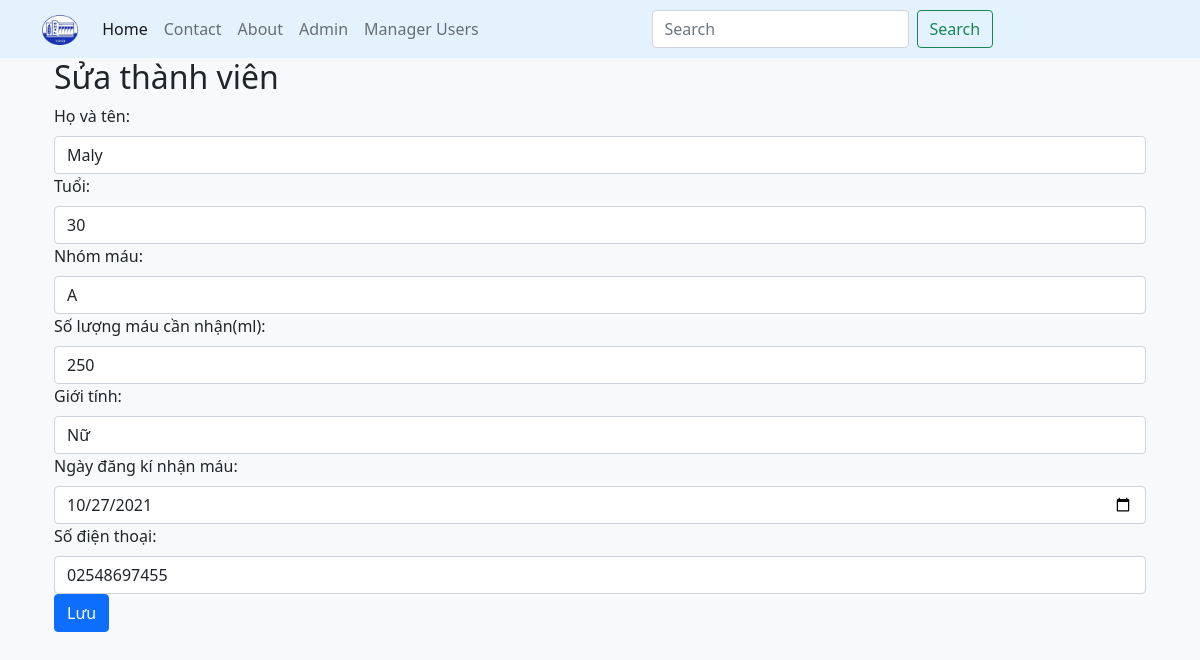
The page /src/edit.php?id=6 on the database its author committed.
### tables this page shows
CREATE TABLE `blood_recipient` (
  `reci_id` int(11) NOT NULL,
  `reci_name` varchar(50) DEFAULT NULL,
  `reci_age` int(11) DEFAULT NULL,
  `reci_bgrp` char(10) DEFAULT NULL,
  `reci_bqnty` int(11) DEFAULT NULL,
  `reci_sex` varchar(10) DEFAULT NULL,
  `reci_reg_date` date DEFAULT NULL,
  `reci_phno` char(11) DEFAULT NULL
);

### src/edit.php (the view, shortened to what this page needs)
<?php
require("./config/db.php");
?>
<!DOCTYPE html>
<html lang="en">
<head>
    <link href="https://cdn.jsdelivr.net/npm/bootstrap@5.0.2/dist/css/bootstrap.min.css" rel="stylesheet">
    <link rel="stylesheet" href="https://cdnjs.cloudflare.com/ajax/libs/font-awesome/5.15.4/css/all.min.css">
    <link rel="stylesheet" href="css/index.css">
</head>
<body class="bg-light">
    <div class="header">
        <nav class="navbar navbar-expand-lg navbar-light " style="background-color: #e3f2fd;">
            <div class="container">
                <a class="navbar-brand" href="index.php">
                    <img src="images/logo.png" height="30px" alt="">
                </a>
                <div class="collapse navbar-collapse" id="navbarSupportedContent">
                    <ul class="navbar-nav me-auto mb-2 mb-lg-0">
                        <li class="nav-item">
                            <a class="nav-link active" aria-current="page" href="index.php">Home</a>
                        </li>
                        <li class="nav-item">
                            <a class="nav-link" href="#">Contact</a>
                        </li>
                        <li class="nav-item">
                            <a class="nav-link" href="#">About</a>
                        </li>
                        <li class="nav-item">
                            <a class="nav-link" href="admin.php">Admin</a>
                        </li>
                        <li class="nav-item">
                            <a class="nav-link" href="manager.php">Manager Users</a>
                        </li>
                    </ul>
                    <form class="d-flex me-auto">
                        <input class="form-control me-2" type="search" placeholder="Search" aria-label="Search">
                        <button class="btn btn-outline-success" type="submit">Search</button>
                    </form>
                </div>
            </div>
        </nav>
    </div>
    <main class="container">
        <?php
        $reci_id = $_GET['id'];
        $query = mysqli_query($conn, "select * from `blood_recipient` where reci_id='$reci_id'");
        $row = mysqli_fetch_assoc($query);
        ?>
        <div class="container-fluid !direction !spacing">
            <form method="POST" class="form">
                <h2>Sửa thành viên</h2>
                    <label for="formGroupExampleInput" class="form-label">Họ và tên: </label>
                    <input type="text" class="form-control" id="formGroupExampleInput" value="<?php echo $row['reci_name']; ?>" name="name">
                    <label for="formGroupExampleInput" class="form-label">Tuổi: </label>
                    <input type="int" class="form-control" id="formGroupExampleInput" value="<?php echo $row['reci_age']; ?>" name="age">
                    <label for="formGroupExampleInput" class="form-label">Nhóm máu: </label>
                    <input type="text" class="form-control" id="formGroupExampleInput" value="<?php echo $row['reci_bgrp']; ?>" name="bloodGr">
                    <label for="formGroupExampleInput" class="form-label">Số lượng máu cần nhận(ml): </label>
                    <input type="int" class="form-control" id="formGroupExampleInput" value="<?php echo $row['reci_bqnty']; ?>" name="bloodQnty">
                    <label for="formGroupExampleInput" class="form-label">Giới tính: </label>
                    <input type="text" class="form-control" id="formGroupExampleInput" value="<?php echo $row['reci_sex']; ?>" name="gender">
                    <label for="formGroupExampleInput" class="form-label">Ngày đăng kí nhận máu: </label>
                    <input type="date" class="form-control" id="formGroupExampleInput" value="<?php echo $row['reci_reg_date']; ?>" name="date">
                    <label for="formGroupExampleInput" class="form-label">Số điện thoại: </label>
                    <input type="text" class="form-control" id="formGroupExampleInput" value="<?php echo $row['reci_phno']; ?>" name="phone">
                    <input class="btn btn-primary" type="submit" value="Lưu" name="update">
            </form>
        </div>
    </main>
</body>
</html>

### src/css/index.css (style rules this page uses)
a { text-decoration: none; }
.header { background-color: #e3f2fd; }

### rows shown on the page
blood_recipient: name "Maly", age "30", bloodGr "A", bloodQnty "250", gender "Nữ", date "10/27/2021", phone "02548697455"
